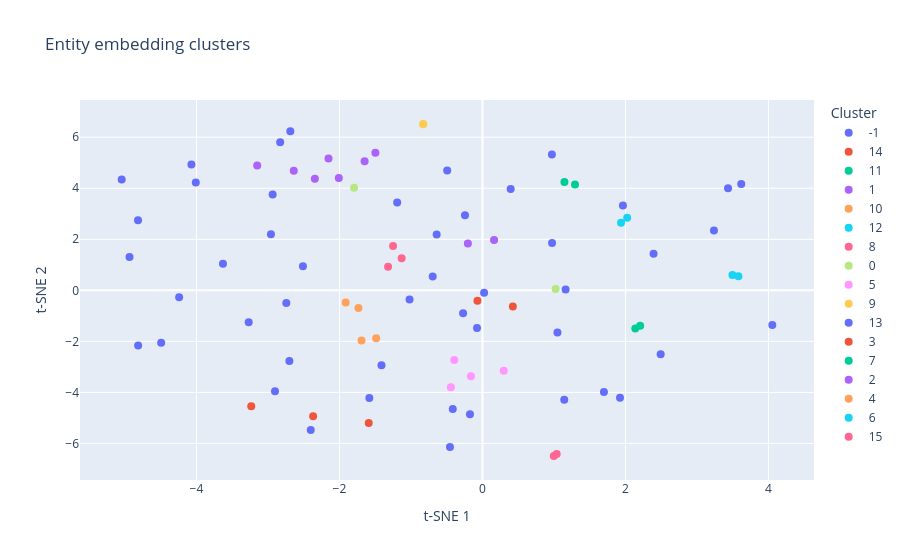

Source (notebook cell):
### Markdown cell above
### Entities

### Code cell
unique_entities = list(set(pd.concat([triplets["subject"], triplets["object"]]).dropna()))
embed_model_entities = EMBEDD_MODEL_1

cluster_model_entities = OPTICS(
    min_samples=2,
    min_cluster_size=2,
    metric="cosine",
    cluster_method="xi",
    xi=0.03,
)

outlier_prompt_entity = DECIDE_OUTLIER_FATE_ENTITY
replace_prompt_entity = FIND_BETTER_ENTITY_NAME
validate_prompt_entity = VALIDATE_ENTITY_NAME
N_entities = 2


entities_mapping, valid_data_entities, encoded_entities, cluster_labels_entities = create_data_mapping(
    mapping_path="data/entities_mapping.json",
    data=unique_entities,
    embed_model=embed_model_entities,
    cluster_model=cluster_model_entities,
    outlier_prompt=outlier_prompt_entity,
    replace_prompt=replace_prompt_entity,
    validate_prompt=validate_prompt_entity,
    N=N_entities,
    perform_validation=False
)

viz_clusters(valid_data_entities, encoded_entities, cluster_labels_entities)

### Figure 1 — Plotly figure (JSON) as saved in the notebook; plotly's stock layout.template omitted (floating-point values rounded to 4 significant figures)
{"data": [{"customdata": [["-1"], ["-1"], ["-1"], ["-1"], ["-1"], ["-1"], ["-1"], ["-1"], ["-1"], ["-1"], ["-1"], ["-1"], ["-1"], ["-1"], ["-1"], ["-1"], ["-1"], ["-1"], ["-1"], ["-1"], ["-1"], ["-1"], ["-1"], ["-1"], ["-1"], ["-1"], ["-1"], ["-1"], ["-1"], ["-1"], ["-1"], ["-1"], ["-1"], ["-1"], ["-1"], ["-1"], ["-1"], ["-1"], ["-1"], ["-1"], ["-1"], ["-1"], ["-1"], ["-1"], ["-1"], ["-1"]], "hovertemplate": "<b>%{hovertext}</b><br><br>cluster=%{customdata[0]}<extra></extra>", "hovertext": ["friendship forged at khalkhin gol", "citizens to express themselves and communicate positions", "polish economy", "eighteenth russia-eu summit", "security measures at nuclear facilities", "economic bubble risk", "civic society", "military/political control near borders", "tax base in far east region", "egypt", "dmitry medvedevs government", "shipbuilding developments in russia", "certain political forces in eastern europe", "creation of the state of israel", "governor of lipetsk region", "project operator", "senior citizens", "hungarian population", "social oversight of state procurement orders", "on global economic growth, job creation, advanced technology adoption, social sector financing, high-value production", "halonen tarja’s work with their country", "donbass militia’s defensive stance", "muslim world", "problem programmes in the countries concerned", "draft law on free allocation of land plots to people in the far east", "legislative work", "world affairs", "elections to regional legislative assemblies", "jawaharlal nehru university", "world trade organisation requirements", "mr  kerry", "independence and objectivity of courts", "strategic arms reductions treaty discussions", "its traditional allies", "modernization of russian education", "international community’s suggestions for iran", "countries to avoid upheaval", "asia-pacific region and europe freight flows", "countries with a larger drug market than russia", "deauville g8 summit’s declaration", "problems of nuclear plants cannot be tackled separately from those of the whole fuel and energy complex", "foreign leaders", "executive orders and additional budget allocations", "konstantin bogdanov", "un security council resolution 1718", "bilateral contacts"], "legendgroup": "-1", "marker": {"color": "#636efa", "size": 8, "symbol": "circle"}, "mode": "markers", "name": "-1", "orientation": "v", "showlegend": true, "type": "scatter", "x": [-4.818, 1.699, 0.3949, -2.934, -4.494, -0.2443, 1.144, -2.743, -3.629, 1.965, -4.01, -2.687, -0.4932, -4.243, -4.937, -0.4543, 1.924, 0.9715, -1.582, -0.6405, -2.959, 2.493, 2.393, -0.6957, -3.27, -0.1745, -0.2707, -0.415, 3.238, -1.019, -5.046, -2.902, 1.049, 1.163, -2.829, 0.02306, 0.9735, -2.511, -1.193, -2.701, -4.816, -0.0758, -2.402, -4.071, -1.412, 4.054], "xaxis": "x", "y": [2.745, -3.982, 3.966, 3.755, -2.053, 2.947, -4.288, -0.4942, 1.042, 3.32, 4.225, 6.236, 4.694, -0.2672, 1.31, -6.144, -4.212, 5.325, -4.215, 2.185, 2.195, -2.506, 1.436, 0.5444, -1.254, -4.853, -0.8993, -4.653, 2.348, -0.357, 4.339, -3.951, -1.652, 0.0361, 5.804, -0.09275, 1.852, 0.9405, 3.442, -2.772, -2.161, -1.479, -5.472, 4.928, -2.939, -1.354], "yaxis": "y"}, {"customdata": [["14"], ["14"], ["14"]], "hovertemplate": "<b>%{hovertext}</b><br><br>cluster=%{customdata[0]}<extra></extra>", "hovertext": ["agreement on five principles", "coalition problem", "joint decisions"], "legendgroup": "14", "marker": {"color": "#EF553B", "size": 8, "symbol": "circle"}, "mode": "markers", "name": "14", "orientation": "v", "showlegend": true, "type": "scatter", "x": [-3.234, -1.591, -2.368], "xaxis": "x", "y": [-4.544, -5.195, -4.935], "yaxis": "y"}, {"customdata": [["11"], ["11"]], "hovertemplate": "<b>%{hovertext}</b><br><br>cluster=%{customdata[0]}<extra></extra>", "hovertext": ["american-european missile defence venture", "politicians interested in missile defense deals"], "legendgroup": "11", "marker": {"color": "#00cc96", "size": 8, "symbol": "circle"}, "mode": "markers", "name": "11", "orientation": "v", "showlegend": true, "type": "scatter", "x": [2.206, 2.138], "xaxis": "x", "y": [-1.39, -1.498], "yaxis": "y"}, {"customdata": [["1"], ["1"], ["1"], ["1"], ["1"], ["1"], ["1"]], "hovertemplate": "<b>%{hovertext}</b><br><br>cluster=%{customdata[0]}<extra></extra>", "hovertext": ["on behalf of russian nation", "sanctions_against_russia", "president of russia vladimir putins former prime minister", "russian-ukrainian disputes", "russia’s attitude towards bulgaria", "close political and economic ties with russia", "some regions of the russian federation"], "legendgroup": "1", "marker": {"color": "#ab63fa", "size": 8, "symbol": "circle"}, "mode": "markers", "name": "1", "orientation": "v", "showlegend": true, "type": "scatter", "x": [-2.639, -2.153, -3.151, -1.497, -1.648, -2.009, -2.344], "xaxis": "x", "y": [4.687, 5.168, 4.893, 5.394, 5.061, 4.404, 4.368], "yaxis": "y"}, {"customdata": [["10"], ["10"]], "hovertemplate": "<b>%{hovertext}</b><br><br>cluster=%{customdata[0]}<extra></extra>", "hovertext": ["international law and united nations charter", "united nations unconditional primary role"], "legendgroup": "10", "marker": {"color": "#FFA15A", "size": 8, "symbol": "circle"}, "mode": "markers", "name": "10", "orientation": "v", "showlegend": true, "type": "scatter", "x": [-1.691, -1.486], "xaxis": "x", "y": [-1.967, -1.876], "yaxis": "y"}, {"customdata": [["12"], ["12"]], "hovertemplate": "<b>%{hovertext}</b><br><br>cluster=%{customdata[0]}<extra></extra>", "hovertext": ["ideological heritage", "ideological concepts"], "legendgroup": "12", "marker": {"color": "#19d3f3", "size": 8, "symbol": "circle"}, "mode": "markers", "name": "12", "orientation": "v", "showlegend": true, "type": "scatter", "x": [3.497, 3.581], "xaxis": "x", "y": [0.6014, 0.5503], "yaxis": "y"}, {"customdata": [["8"], ["8"], ["8"]], "hovertemplate": "<b>%{hovertext}</b><br><br>cluster=%{customdata[0]}<extra></extra>", "hovertext": ["demographic policy objectives", "\"integration for development, innovation in the interest of prosperity\"", "economic development objectives"], "legendgroup": "8", "marker": {"color": "#FF6692", "size": 8, "symbol": "circle"}, "mode": "markers", "name": "8", "orientation": "v", "showlegend": true, "type": "scatter", "x": [-1.32, -1.251, -1.13], "xaxis": "x", "y": [0.9209, 1.732, 1.256], "yaxis": "y"}, {"customdata": [["0"], ["0"]], "hovertemplate": "<b>%{hovertext}</b><br><br>cluster=%{customdata[0]}<extra></extra>", "hovertext": ["partners abroad", "russians abroad/compatriots in other countries"], "legendgroup": "0", "marker": {"color": "#B6E880", "size": 8, "symbol": "circle"}, "mode": "markers", "name": "0", "orientation": "v", "showlegend": true, "type": "scatter", "x": [1.024, -1.795], "xaxis": "x", "y": [0.04974, 4.02], "yaxis": "y"}, {"customdata": [["5"], ["5"], ["5"], ["5"]], "hovertemplate": "<b>%{hovertext}</b><br><br>cluster=%{customdata[0]}<extra></extra>", "hovertext": ["delegation from the west", "intergovernmental commission", "heads of security and law enforcement agencies", "council of the heads of state"], "legendgroup": "5", "marker": {"color": "#FF97FF", "size": 8, "symbol": "circle"}, "mode": "markers", "name": "5", "orientation": "v", "showlegend": true, "type": "scatter", "x": [-0.395, -0.4417, 0.2982, -0.1613], "xaxis": "x", "y": [-2.728, -3.8, -3.15, -3.371], "yaxis": "y"}, {"customdata": [["9"], ["9"]], "hovertemplate": "<b>%{hovertext}</b><br><br>cluster=%{customdata[0]}<extra></extra>", "hovertext": ["russian-speaking population in chechnya", "fighting for the independence of chechnya"], "legendgroup": "9", "marker": {"color": "#FECB52", "size": 8, "symbol": "circle"}, "mode": "markers", "name": "9", "orientation": "v", "showlegend": true, "type": "scatter", "x": [-0.8272, -0.8305], "xaxis": "x", "y": [6.504, 6.518], "yaxis": "y"}, {"customdata": [["13"], ["13"]], "hovertemplate": "<b>%{hovertext}</b><br><br>cluster=%{customdata[0]}<extra></extra>", "hovertext": ["the holocaust and nazi crimes", "prisons"], "legendgroup": "13", "marker": {"color": "#636efa", "size": 8, "symbol": "circle"}, "mode": "markers", "name": "13", "orientation": "v", "showlegend": true, "type": "scatter", "x": [3.62, 3.435], "xaxis": "x", "y": [4.166, 3.999], "yaxis": "y"}, {"customdata": [["3"], ["3"]], "hovertemplate": "<b>%{hovertext}</b><br><br>cluster=%{customdata[0]}<extra></extra>", "hovertext": ["key international interaction issues", "strengthening strategic stability and broader international cooperation"], "legendgroup": "3", "marker": {"color": "#EF553B", "size": 8, "symbol": "circle"}, "mode": "markers", "name": "3", "orientation": "v", "showlegend": true, "type": "scatter", "x": [-0.06993, 0.4253], "xaxis": "x", "y": [-0.4113, -0.6339], "yaxis": "y"}, {"customdata": [["7"], ["7"]], "hovertemplate": "<b>%{hovertext}</b><br><br>cluster=%{customdata[0]}<extra></extra>", "hovertext": ["south of europe", "slovenia"], "legendgroup": "7", "marker": {"color": "#00cc96", "size": 8, "symbol": "circle"}, "mode": "markers", "name": "7", "orientation": "v", "showlegend": true, "type": "scatter", "x": [1.295, 1.147], "xaxis": "x", "y": [4.151, 4.248], "yaxis": "y"}, {"customdata": [["2"], ["2"]], "hovertemplate": "<b>%{hovertext}</b><br><br>cluster=%{customdata[0]}<extra></extra>", "hovertext": ["rich and poor countries", "unified economic space of four countries"], "legendgroup": "2", "marker": {"color": "#ab63fa", "size": 8, "symbol": "circle"}, "mode": "markers", "name": "2", "orientation": "v", "showlegend": true, "type": "scatter", "x": [0.1624, -0.2037], "xaxis": "x", "y": [1.971, 1.838], "yaxis": "y"}, {"customdata": [["4"], ["4"]], "hovertemplate": "<b>%{hovertext}</b><br><br>cluster=%{customdata[0]}<extra></extra>", "hovertext": ["international system of security", "country’s security and normal development"], "legendgroup": "4", "marker": {"color": "#FFA15A", "size": 8, "symbol": "circle"}, "mode": "markers", "name": "4", "orientation": "v", "showlegend": true, "type": "scatter", "x": [-1.735, -1.913], "xaxis": "x", "y": [-0.6908, -0.4798], "yaxis": "y"}, {"customdata": [["6"], ["6"]], "hovertemplate": "<b>%{hovertext}</b><br><br>cluster=%{customdata[0]}<extra></extra>", "hovertext": ["any country in the world", "us, canada"], "legendgroup": "6", "marker": {"color": "#19d3f3", "size": 8, "symbol": "circle"}, "mode": "markers", "name": "6", "orientation": "v", "showlegend": true, "type": "scatter", "x": [1.939, 2.025], "xaxis": "x", "y": [2.648, 2.845], "yaxis": "y"}, {"customdata": [["15"], ["15"]], "hovertemplate": "<b>%{hovertext}</b><br><br>cluster=%{customdata[0]}<extra></extra>", "hovertext": ["schedule of activities", "party activity"], "legendgroup": "15", "marker": {"color": "#FF6692", "size": 8, "symbol": "circle"}, "mode": "markers", "name": "15", "orientation": "v", "showlegend": true, "type": "scatter", "x": [0.998, 1.038], "xaxis": "x", "y": [-6.493, -6.414], "yaxis": "y"}], "layout": {"legend": {"title": {"text": "Cluster"}, "tracegroupgap": 0}, "title": {"text": "Entity embedding clusters"}, "xaxis": {"anchor": "y", "domain": [0, 1], "title": {"text": "t-SNE 1"}}, "yaxis": {"anchor": "x", "domain": [0, 1], "title": {"text": "t-SNE 2"}}}}
